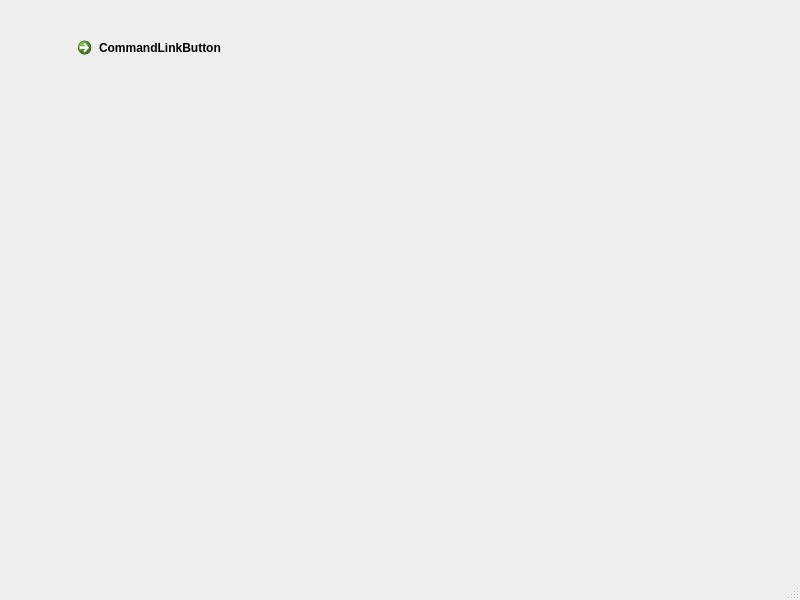
<?xml version="1.0" encoding="UTF-8"?>
<ui version="4.0">
 <class>MainWindow</class>
 <widget class="QMainWindow" name="MainWindow">
  <property name="geometry">
   <rect>
    <x>0</x>
    <y>0</y>
    <width>800</width>
    <height>600</height>
   </rect>
  </property>
  <property name="windowTitle">
   <string>MainWindow</string>
  </property>
  <widget class="QWidget" name="centralwidget">
   <widget class="QCommandLinkButton" name="commandLinkButton">
    <property name="geometry">
     <rect>
      <x>70</x>
      <y>30</y>
      <width>186</width>
      <height>41</height>
     </rect>
    </property>
    <property name="text">
     <string>CommandLinkButton</string>
    </property>
   </widget>
  </widget>
  <widget class="QMenuBar" name="menubar">
   <property name="geometry">
    <rect>
     <x>0</x>
     <y>0</y>
     <width>800</width>
     <height>22</height>
    </rect>
   </property>
  </widget>
  <widget class="QStatusBar" name="statusbar"/>
 </widget>
 <resources/>
 <connections/>
</ui>
